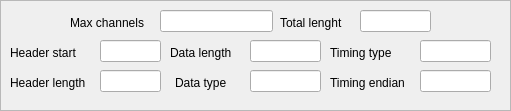
     <widget class="QFrame" name="frame_4">
      <property name="geometry">
       <rect>
        <x>10</x>
        <y>80</y>
        <width>511</width>
        <height>111</height>
       </rect>
      </property>
      <property name="frameShape">
       <enum>QFrame::StyledPanel</enum>
      </property>
      <property name="frameShadow">
       <enum>QFrame::Raised</enum>
      </property>
      <widget class="QLineEdit" name="dataTypeEdit">
       <property name="geometry">
        <rect>
         <x>250</x>
         <y>70</y>
         <width>71</width>
         <height>22</height>
        </rect>
       </property>
       <property name="font">
        <font>
         <pointsize>9</pointsize>
        </font>
       </property>
       <property name="text">
        <string/>
       </property>
      </widget>
      <widget class="QLabel" name="label_34">
       <property name="geometry">
        <rect>
         <x>280</x>
         <y>15</y>
         <width>81</width>
         <height>16</height>
        </rect>
       </property>
       <property name="font">
        <font>
         <pointsize>9</pointsize>
        </font>
       </property>
       <property name="text">
        <string>Total lenght</string>
       </property>
      </widget>
      <widget class="QLineEdit" name="totLenEdit">
       <property name="geometry">
        <rect>
         <x>360</x>
         <y>10</y>
         <width>71</width>
         <height>22</height>
        </rect>
       </property>
       <property name="font">
        <font>
         <pointsize>9</pointsize>
        </font>
       </property>
       <property name="text">
        <string/>
       </property>
      </widget>
      <widget class="QLabel" name="label_35">
       <property name="geometry">
        <rect>
         <x>10</x>
         <y>75</y>
         <width>91</width>
         <height>16</height>
        </rect>
       </property>
       <property name="font">
        <font>
         <pointsize>9</pointsize>
        </font>
       </property>
       <property name="text">
        <string>Header length</string>
       </property>
      </widget>
      <widget class="QLineEdit" name="headerLenEdit">
       <property name="geometry">
        <rect>
         <x>100</x>
         <y>70</y>
         <width>61</width>
         <height>22</height>
        </rect>
       </property>
       <property name="font">
        <font>
         <pointsize>9</pointsize>
        </font>
       </property>
       <property name="text">
        <string/>
       </property>
      </widget>
      <widget class="QLineEdit" name="dataLenEdit">
       <property name="geometry">
        <rect>
         <x>250</x>
         <y>40</y>
         <width>71</width>
         <height>22</height>
        </rect>
       </property>
       <property name="font">
        <font>
         <pointsize>9</pointsize>
        </font>
       </property>
       <property name="text">
        <string/>
       </property>
      </widget>
      <widget class="QLabel" name="label_36">
       <property name="geometry">
        <rect>
         <x>170</x>
         <y>45</y>
         <width>91</width>
         <height>16</height>
        </rect>
       </property>
       <property name="font">
        <font>
         <pointsize>9</pointsize>
        </font>
       </property>
       <property name="text">
        <string>Data length</string>
       </property>
      </widget>
      <widget class="QLabel" name="label_33">
       <property name="geometry">
        <rect>
         <x>70</x>
         <y>15</y>
         <width>91</width>
         <height>16</height>
        </rect>
       </property>
       <property name="font">
        <font>
         <pointsize>9</pointsize>
        </font>
       </property>
       <property name="text">
        <string>Max channels</string>
       </property>
      </widget>
      <widget class="QLineEdit" name="maxChanEdit">
       <property name="geometry">
        <rect>
         <x>160</x>
         <y>10</y>
         <width>113</width>
         <height>22</height>
        </rect>
       </property>
       <property name="font">
        <font>
         <pointsize>9</pointsize>
        </font>
       </property>
       <property name="text">
        <string/>
       </property>
      </widget>
      <widget class="QLabel" name="label_37">
       <property name="geometry">
        <rect>
         <x>175</x>
         <y>75</y>
         <width>81</width>
         <height>16</height>
        </rect>
       </property>
       <property name="font">
        <font>
         <pointsize>9</pointsize>
        </font>
       </property>
       <property name="text">
        <string>Data type</string>
       </property>
      </widget>
      <widget class="QLineEdit" name="timTypeEdit">
       <property name="geometry">
        <rect>
         <x>420</x>
         <y>40</y>
         <width>71</width>
         <height>22</height>
        </rect>
       </property>
       <property name="font">
        <font>
         <pointsize>9</pointsize>
        </font>
       </property>
       <property name="text">
        <string/>
       </property>
      </widget>
      <widget class="QLabel" name="label_38">
       <property name="geometry">
        <rect>
         <x>330</x>
         <y>45</y>
         <width>71</width>
         <height>16</height>
        </rect>
       </property>
       <property name="font">
        <font>
         <pointsize>9</pointsize>
        </font>
       </property>
       <property name="text">
        <string>Timing type</string>
       </property>
      </widget>
      <widget class="QLabel" name="label_39">
       <property name="geometry">
        <rect>
         <x>330</x>
         <y>75</y>
         <width>91</width>
         <height>16</height>
        </rect>
       </property>
       <property name="font">
        <font>
         <pointsize>9</pointsize>
        </font>
       </property>
       <property name="text">
        <string>Timing endian</string>
       </property>
      </widget>
      <widget class="QLineEdit" name="timEndEdit">
       <property name="geometry">
        <rect>
         <x>420</x>
         <y>70</y>
         <width>71</width>
         <height>22</height>
        </rect>
       </property>
       <property name="font">
        <font>
         <pointsize>9</pointsize>
        </font>
       </property>
       <property name="text">
        <string/>
       </property>
      </widget>
      <widget class="QLabel" name="label_40">
       <property name="geometry">
        <rect>
         <x>10</x>
         <y>45</y>
         <width>81</width>
         <height>16</height>
        </rect>
       </property>
       <property name="font">
        <font>
         <pointsize>9</pointsize>
        </font>
       </property>
       <property name="text">
        <string>Header start</string>
       </property>
      </widget>
      <widget class="QLineEdit" name="headStartEdit">
       <property name="geometry">
        <rect>
         <x>100</x>
         <y>40</y>
         <width>61</width>
         <height>22</height>
        </rect>
       </property>
       <property name="font">
        <font>
         <pointsize>9</pointsize>
        </font>
       </property>
       <property name="text">
        <string/>
       </property>
      </widget>
     </widget>
